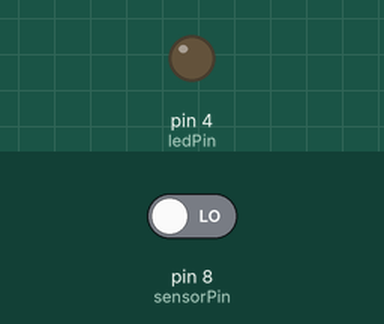
Bench run of a sketch on a simulated Arduino Uno, built with avr-gcc and run on an emulated ATmega328P. On the bench: output pins drawn as LEDs (lit = HIGH). Inputs (shaded band) come from the test bench; at power-on: pin 8 (sensorPin) LOW.

Above: at 1.2 s.
1.3 s: pin 8 (sensorPin) driven HIGH
At 1.6 s:
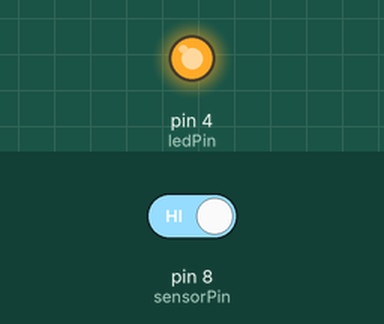
2.8 s: pin 8 (sensorPin) driven LOW
At 3.9 s:
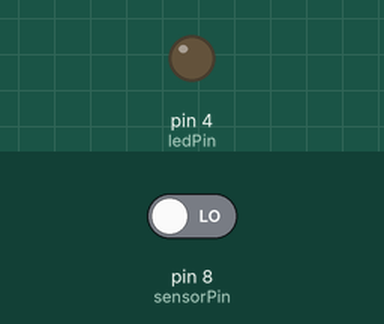
Timing chart, 0 to 5.8 s (numbered marks = the images above; inputs shaded):
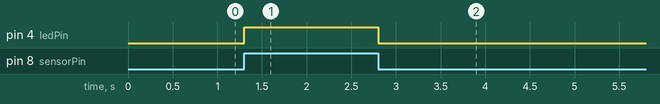

Measured:
- after the input at 1.3 s, pin 4 (ledPin): LOW → HIGH at once
- after the input at 2.8 s, pin 4 (ledPin): HIGH → LOW at once

The sketch:

Alice_aux_arduino_09062023.ino
```cpp
// Definición de pines

const int sensorPin = 8;     // Pin digital utilizado para leer el sensor de movimiento

const int ledPin = 4;       // Pin digital utilizado para encender un LED cuando se detecte movimiento


void setup() {

  pinMode(sensorPin, INPUT); // Configura el pin del sensor como entrada

  pinMode(ledPin, OUTPUT);   // Configura el pin del LED como salida

  Serial.begin(9600);        // Inicia la comunicación serial a 9600 baudios

}


void loop() {

  int sensorValue = digitalRead(sensorPin); // Lee el valor del sensor de movimiento


  if (sensorValue == HIGH) {

    digitalWrite(ledPin, HIGH);   // Enciende el LED si se detecta movimiento

  } else {

    digitalWrite(ledPin, LOW);    // Apaga el LED si no se detecta movimiento

  }


  delay(100); // Pequeña pausa para evitar lecturas erráticas

}
```
